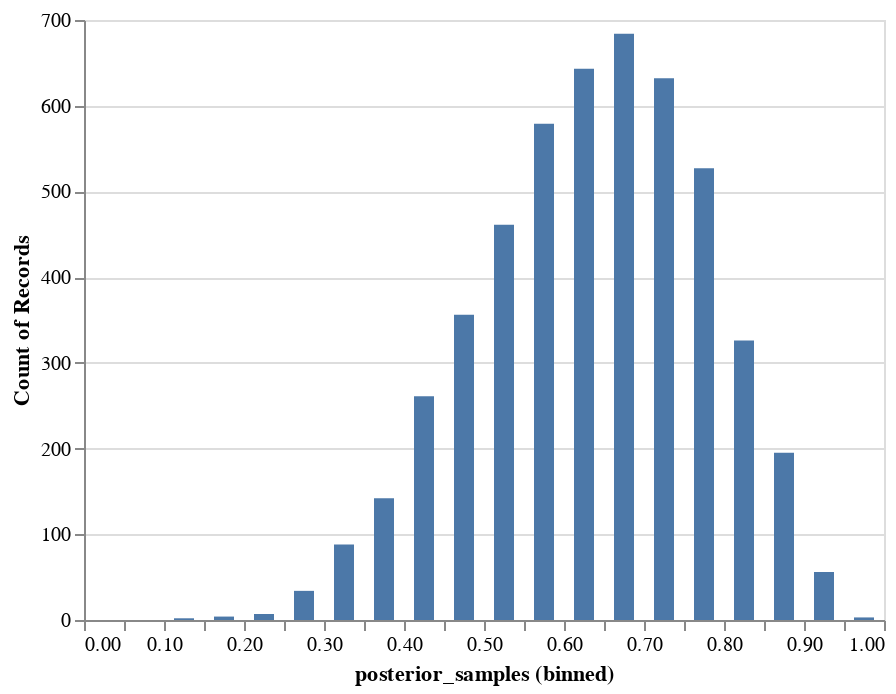

Notebook code cell kept with this figure:
### Code cell
samples_source = pd.DataFrame({"posterior_samples": samples[:5000]})
hist = (
    alt.Chart(samples_source)
    .mark_bar(size=10)
    .encode(
        x=alt.X("posterior_samples", bin=alt.BinParams(step=0.05, extent=[0, 1])),
        y="count()",
    )
)

hist

### Figure 1 — Vega-Lite specification as saved in the notebook (floating-point values rounded to 4 significant figures; data arrays with more than 128 entries replaced by an {"elided": "..."} marker saying what was removed)
{"$schema": "https://vega.github.io/schema/vega-lite/v4.17.0.json", "config": {"view": {"continuousHeight": 300, "continuousWidth": 400}}, "data": {"name": "data-338fc5763f33466ba3d94d13c429b1ac"}, "datasets": {"data-338fc5763f33466ba3d94d13c429b1ac": {"elided": "5000 records"}}, "encoding": {"x": {"bin": {"extent": [0, 1], "step": 0.05}, "field": "posterior_samples", "type": "quantitative"}, "y": {"aggregate": "count", "type": "quantitative"}}, "mark": {"size": 10, "type": "bar"}}
